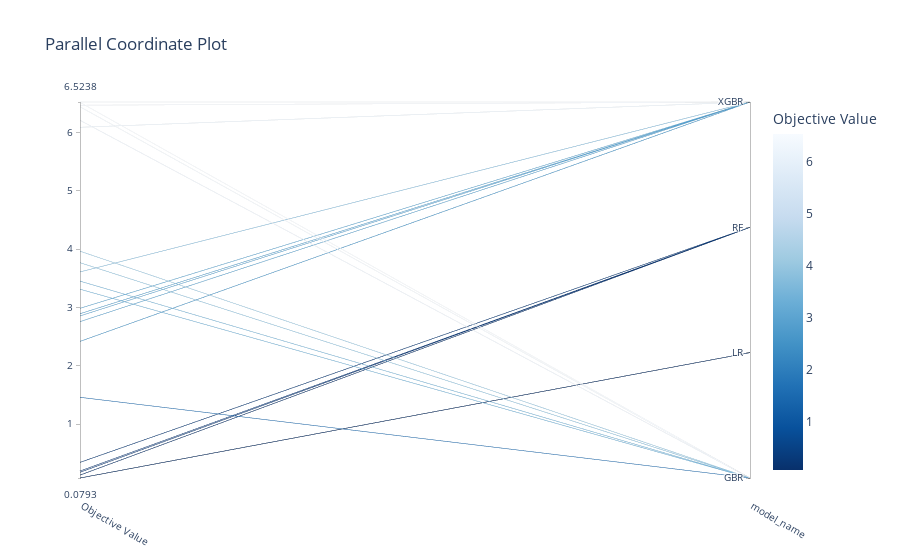

The notebook cell this image was saved under:
### Code cell
plot_parallel_coordinate(study, params=["model_name"])
